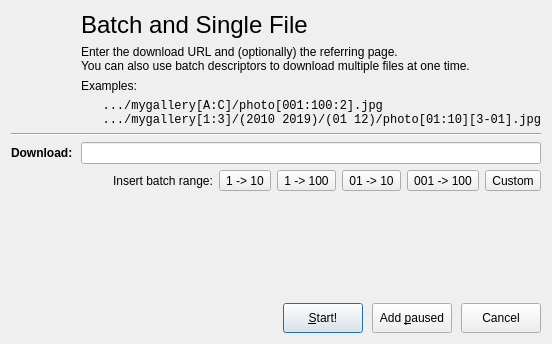
<?xml version="1.0" encoding="UTF-8"?>
<ui version="4.0">
 <class>AddBatchDialog</class>
 <widget class="QDialog" name="AddBatchDialog">
  <property name="geometry">
   <rect>
    <x>0</x>
    <y>0</y>
    <width>538</width>
    <height>342</height>
   </rect>
  </property>
  <property name="windowTitle">
   <string>DownZemAll - Add Batch and Single File</string>
  </property>
  <property name="modal">
   <bool>true</bool>
  </property>
  <layout class="QVBoxLayout" name="verticalLayout" stretch="0,0,0">
   <item>
    <layout class="QGridLayout" name="gridLayout">
     <item row="1" column="1">
      <widget class="QLabel" name="titleExampleLabel">
       <property name="text">
        <string>Enter the download URL and (optionally) the referring page.
You can also use batch descriptors to download multiple files at one time.</string>
       </property>
      </widget>
     </item>
     <item row="4" column="0" colspan="2">
      <widget class="Line" name="line">
       <property name="orientation">
        <enum>Qt::Horizontal</enum>
       </property>
      </widget>
     </item>
     <item row="6" column="1">
      <widget class="QWidget" name="tagWidget" native="true">
       <property name="styleSheet">
        <string notr="true">QToolButton {
border: 2px solid;
border-radius: 8px;
border-color: rgb(54, 108, 162);
background-color: rgb(85, 170, 255);
color: rgb(205, 230, 255);
 }A</string>
       </property>
       <layout class="QHBoxLayout" name="horizontalLayout">
        <property name="leftMargin">
         <number>0</number>
        </property>
        <property name="topMargin">
         <number>0</number>
        </property>
        <property name="rightMargin">
         <number>0</number>
        </property>
        <property name="bottomMargin">
         <number>0</number>
        </property>
        <item>
         <spacer name="horizontalSpacer_2">
          <property name="orientation">
           <enum>Qt::Horizontal</enum>
          </property>
          <property name="sizeHint" stdset="0">
           <size>
            <width>40</width>
            <height>20</height>
           </size>
          </property>
         </spacer>
        </item>
        <item>
         <widget class="QLabel" name="insertLabel">
          <property name="text">
           <string>Insert batch range:</string>
          </property>
         </widget>
        </item>
        <item>
         <widget class="QToolButton" name="tagButton_1_10">
          <property name="cursor">
           <cursorShape>PointingHandCursor</cursorShape>
          </property>
          <property name="focusPolicy">
           <enum>Qt::NoFocus</enum>
          </property>
          <property name="text">
           <string>1 -&gt; 10</string>
          </property>
         </widget>
        </item>
        <item>
         <widget class="QToolButton" name="tagButton_1_100">
          <property name="cursor">
           <cursorShape>PointingHandCursor</cursorShape>
          </property>
          <property name="focusPolicy">
           <enum>Qt::NoFocus</enum>
          </property>
          <property name="text">
           <string>1 -&gt; 100</string>
          </property>
         </widget>
        </item>
        <item>
         <widget class="QToolButton" name="tagButton_01_10">
          <property name="cursor">
           <cursorShape>PointingHandCursor</cursorShape>
          </property>
          <property name="focusPolicy">
           <enum>Qt::NoFocus</enum>
          </property>
          <property name="text">
           <string>01 -&gt; 10</string>
          </property>
         </widget>
        </item>
        <item>
         <widget class="QToolButton" name="tagButton_001_100">
          <property name="cursor">
           <cursorShape>PointingHandCursor</cursorShape>
          </property>
          <property name="focusPolicy">
           <enum>Qt::NoFocus</enum>
          </property>
          <property name="text">
           <string>001 -&gt; 100</string>
          </property>
         </widget>
        </item>
        <item>
         <widget class="QToolButton" name="tagButton_Custom">
          <property name="cursor">
           <cursorShape>PointingHandCursor</cursorShape>
          </property>
          <property name="focusPolicy">
           <enum>Qt::NoFocus</enum>
          </property>
          <property name="text">
           <string>Custom</string>
          </property>
         </widget>
        </item>
       </layout>
      </widget>
     </item>
     <item row="3" column="1">
      <widget class="QLabel" name="titleListLabel">
       <property name="font">
        <font>
         <family>Courier New</family>
        </font>
       </property>
       <property name="toolTip">
        <string>&lt;html&gt;&lt;head/&gt;&lt;body&gt;&lt;p&gt;Batch descriptors:&lt;/p&gt;&lt;p&gt;- Must start with '[' or '('&lt;/p&gt;&lt;p&gt;- Must contain two numbers, separated by ':', '-' or a space character&lt;/p&gt;&lt;p&gt;- Must end with ']' or ')'&lt;/p&gt;&lt;/body&gt;&lt;/html&gt;</string>
       </property>
       <property name="text">
        <string>   .../mygallery[A:C]/photo[001:100:2].jpg
   .../mygallery[1:3]/(2010 2019)/(01 12)/photo[01:10][3-01].jpg</string>
       </property>
      </widget>
     </item>
     <item row="0" column="1">
      <widget class="QLabel" name="titleLabel">
       <property name="font">
        <font>
         <pointsize>18</pointsize>
        </font>
       </property>
       <property name="text">
        <string>Batch and Single File</string>
       </property>
       <property name="wordWrap">
        <bool>true</bool>
       </property>
      </widget>
     </item>
     <item row="5" column="1">
      <widget class="UrlLineEdit" name="urlLineEdit"/>
     </item>
     <item row="5" column="0">
      <widget class="QLabel" name="urlLabel">
       <property name="font">
        <font>
         <weight>75</weight>
         <bold>true</bold>
        </font>
       </property>
       <property name="text">
        <string>Download:</string>
       </property>
      </widget>
     </item>
     <item row="2" column="1">
      <widget class="QLabel" name="label">
       <property name="text">
        <string>Examples:</string>
       </property>
      </widget>
     </item>
     <item row="0" column="0" rowspan="3">
      <widget class="QWidget" name="logo" native="true">
       <property name="minimumSize">
        <size>
         <width>64</width>
         <height>64</height>
        </size>
       </property>
       <property name="styleSheet">
        <string notr="true">image: url(:/icons/menu/tool_add_26x26.png);</string>
       </property>
      </widget>
     </item>
    </layout>
   </item>
   <item>
    <widget class="UrlFormWidget" name="urlFormWidget" native="true">
     <property name="minimumSize">
      <size>
       <width>40</width>
       <height>100</height>
      </size>
     </property>
     <property name="focusPolicy">
      <enum>Qt::StrongFocus</enum>
     </property>
    </widget>
   </item>
   <item>
    <layout class="QHBoxLayout" name="buttonBox" stretch="1,0,0,0">
     <property name="spacing">
      <number>9</number>
     </property>
     <item>
      <spacer name="horizontalSpacer">
       <property name="orientation">
        <enum>Qt::Horizontal</enum>
       </property>
       <property name="sizeHint" stdset="0">
        <size>
         <width>40</width>
         <height>20</height>
        </size>
       </property>
      </spacer>
     </item>
     <item>
      <widget class="QPushButton" name="startButton">
       <property name="minimumSize">
        <size>
         <width>0</width>
         <height>30</height>
        </size>
       </property>
       <property name="text">
        <string>&amp;Start!</string>
       </property>
       <property name="default">
        <bool>true</bool>
       </property>
      </widget>
     </item>
     <item>
      <widget class="QPushButton" name="addPausedButton">
       <property name="minimumSize">
        <size>
         <width>0</width>
         <height>30</height>
        </size>
       </property>
       <property name="text">
        <string>Add &amp;paused</string>
       </property>
      </widget>
     </item>
     <item>
      <widget class="QPushButton" name="cancelButton">
       <property name="minimumSize">
        <size>
         <width>0</width>
         <height>30</height>
        </size>
       </property>
       <property name="text">
        <string>Cancel</string>
       </property>
      </widget>
     </item>
    </layout>
   </item>
  </layout>
 </widget>
 <customwidgets>
  <customwidget>
   <class>UrlLineEdit</class>
   <extends>QLineEdit</extends>
   <header>Widgets/UrlLineEdit</header>
  </customwidget>
  <customwidget>
   <class>UrlFormWidget</class>
   <extends>QWidget</extends>
   <header>Widgets/UrlFormWidget</header>
   <container>1</container>
  </customwidget>
 </customwidgets>
 <tabstops>
  <tabstop>urlLineEdit</tabstop>
  <tabstop>urlFormWidget</tabstop>
  <tabstop>startButton</tabstop>
  <tabstop>addPausedButton</tabstop>
  <tabstop>cancelButton</tabstop>
 </tabstops>
 <resources/>
 <connections>
  <connection>
   <sender>startButton</sender>
   <signal>released()</signal>
   <receiver>AddBatchDialog</receiver>
   <slot>accept()</slot>
   <hints>
    <hint type="sourcelabel">
     <x>678</x>
     <y>499</y>
    </hint>
    <hint type="destinationlabel">
     <x>79</x>
     <y>509</y>
    </hint>
   </hints>
  </connection>
  <connection>
   <sender>addPausedButton</sender>
   <signal>released()</signal>
   <receiver>AddBatchDialog</receiver>
   <slot>acceptPaused()</slot>
   <hints>
    <hint type="sourcelabel">
     <x>762</x>
     <y>499</y>
    </hint>
    <hint type="destinationlabel">
     <x>644</x>
     <y>509</y>
    </hint>
   </hints>
  </connection>
  <connection>
   <sender>cancelButton</sender>
   <signal>released()</signal>
   <receiver>AddBatchDialog</receiver>
   <slot>reject()</slot>
   <hints>
    <hint type="sourcelabel">
     <x>846</x>
     <y>499</y>
    </hint>
    <hint type="destinationlabel">
     <x>762</x>
     <y>509</y>
    </hint>
   </hints>
  </connection>
 </connections>
 <slots>
  <slot>acceptPaused()</slot>
 </slots>
</ui>
